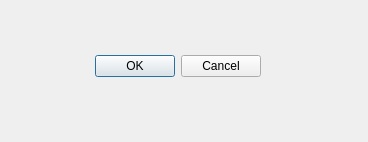
<?xml version="1.0" encoding="UTF-8"?>
<ui version="4.0" idbasedtr="false">
 <class>Dialog</class>
 <widget class="QDialog" name="Dialog">
  <property name="geometry">
   <rect>
    <x>0</x>
    <y>0</y>
    <width>368</width>
    <height>142</height>
   </rect>
  </property>
  <property name="windowTitle">
   <string>Dialog</string>
  </property>
  <widget class="QDialogButtonBox" name="buttonBox">
   <property name="geometry">
    <rect>
     <x>-360</x>
     <y>50</y>
     <width>621</width>
     <height>32</height>
    </rect>
   </property>
   <property name="orientation">
    <enum>Qt::Horizontal</enum>
   </property>
   <property name="standardButtons">
    <set>QDialogButtonBox::Cancel|QDialogButtonBox::Ok</set>
   </property>
  </widget>
 </widget>
 <resources/>
 <connections>
  <connection>
   <sender>buttonBox</sender>
   <signal>accepted()</signal>
   <receiver>Dialog</receiver>
   <slot>accept()</slot>
   <hints>
    <hint type="sourcelabel">
     <x>248</x>
     <y>254</y>
    </hint>
    <hint type="destinationlabel">
     <x>157</x>
     <y>274</y>
    </hint>
   </hints>
  </connection>
  <connection>
   <sender>buttonBox</sender>
   <signal>rejected()</signal>
   <receiver>Dialog</receiver>
   <slot>reject()</slot>
   <hints>
    <hint type="sourcelabel">
     <x>316</x>
     <y>260</y>
    </hint>
    <hint type="destinationlabel">
     <x>286</x>
     <y>274</y>
    </hint>
   </hints>
  </connection>
 </connections>
</ui>
